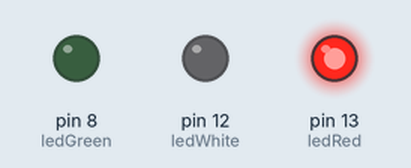
A sketch run on a simulated Arduino Uno, built with avr-gcc and run on an emulated ATmega328P. Shown: output pins drawn as LEDs (lit = HIGH).

Above: at 0.9 s.
At 1.7 s:
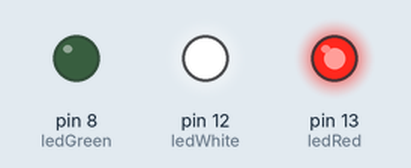
At 2.5 s:
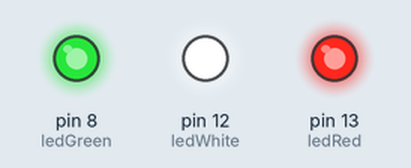
At 6.0 s:
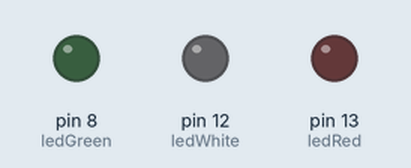
Timing chart, 0 to 7.5 s (numbered marks = the images above):
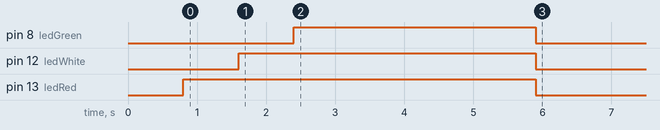

The sketch:

Test_26_03_2026_n_1.ino
```cpp
int ledRed = 13;
int ledWhite = 12;
int ledGreen = 8;
void setup(){
  pinMode(ledRed, OUTPUT);
  pinMode(ledWhite, OUTPUT);
  pinMode(ledGreen, OUTPUT);
  delay(800);
  digitalWrite(ledRed, HIGH);
  delay(800);
  digitalWrite(ledWhite, HIGH);
  delay(800);
  digitalWrite(ledGreen, HIGH);
  delay(3500);
  digitalWrite(ledRed, LOW);
  digitalWrite(ledWhite, LOW);
  digitalWrite(ledGreen, LOW);
}
void loop(){
}
```
